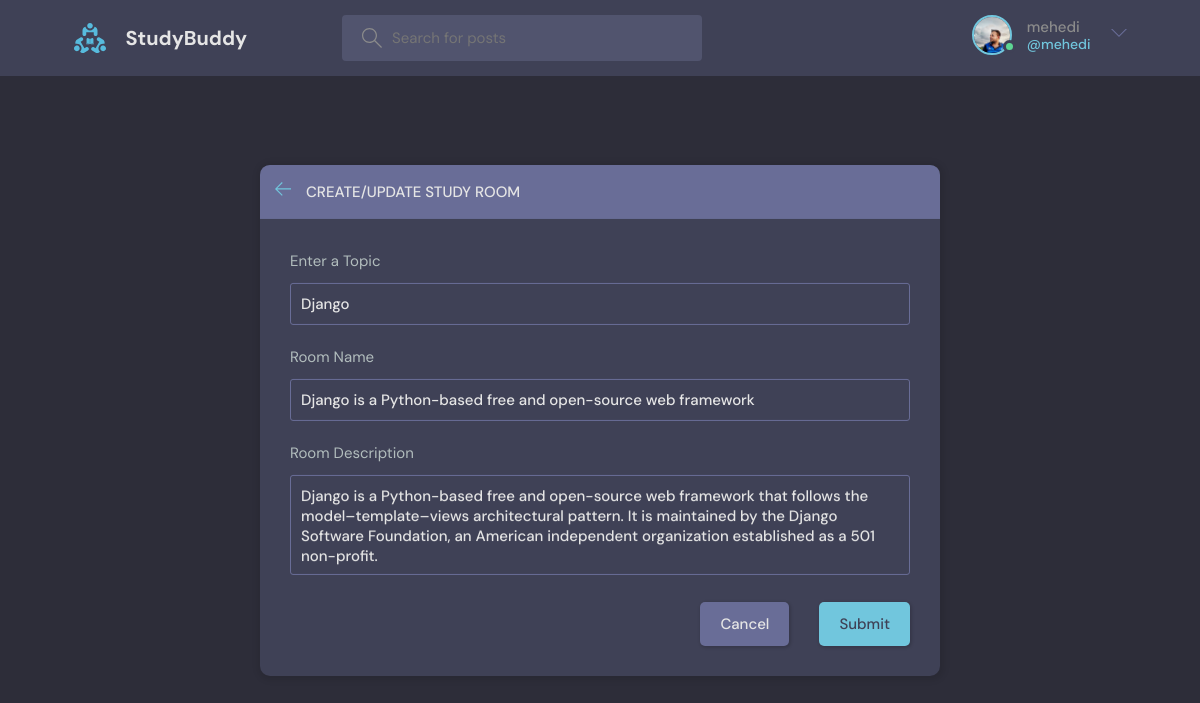
Page /update-room/2/ (signed in) on the committed database.
### base/models.py (models this page shows, shortened)
class User(AbstractUser):
    name = models.CharField(max_length=200,null=True)
    email = models.EmailField(unique=True,null=True)
    bio = models.TextField(null=True)
    avatar = models.ImageField(null=True,default='avatar.svg')
    USERNAME_FIELD = 'email'
    REQUIRED_FIELDS = []

class Room(models.Model):
    host = models.ForeignKey(User, on_delete=models.SET_NULL, null=True)
    topic = models.ForeignKey(Topic, on_delete=models.SET_NULL,null=True)
    name =models.CharField(max_length=200)
    description = models.TextField(null=True,blank=True)
    participants = models.ManyToManyField(User, related_name='participants',blank=True)
    updated = models.DateTimeField(auto_now=True)
    created = models.DateTimeField(auto_now_add=True)
    class Meta:
        ordering = ['-updated','-created']

class Topic(models.Model):
    name = models.CharField(max_length=200)

### base/views.py (the view, shortened to what this page needs)
# urls.py: path('update-room/<str:pk>/', views.updateRoom, name='update-room'),
@login_required(login_url='login')
def updateRoom(request, pk):
    room = Room.objects.get(id=pk)
    form = RoomForm(instance=room)
    topics = Topic.objects.all()
    if request.user != room.host:
        return HttpResponse('You are not allowed here!')
    context = {'form':form,'topics':topics,'room':room}
    return render (request, 'base/room_form.html',context)

### base/forms.py
class RoomForm(ModelForm):
    class Meta:
        model = Room
        fields = '__all__'
        exclude = ['host','participants']

### base/templates/base/room_form.html (shortened to what this page needs)
{% include 'base/main.html' %}
{% block content %}
<main class="create-room layout">
  <div class="container">
    <div class="layout__box">
      <div class="layout__boxHeader">
        <div class="layout__boxTitle">
          <a href="{{request.META.HTTP_REFERER}}">
            <svg version="1.1" xmlns="http://www.w3.org/2000/svg" width="32" height="32" viewBox="0 0 32 32">
              <title>arrow-left</title>
              <path
                d="M13.723 2.286l-13.723 13.714 13.719 13.714 1.616-1.611-10.96-10.96h27.625v-2.286h-27.625l10.965-10.965-1.616-1.607z">
              </path>
            </svg>
          </a>
          <h3>Create/Update Study Room</h3>
        </div>
      </div>
      <div class="layout__body">
        <form class="form" action="" method="POST">
          <div class="form__group">
            <label for="room_topic">Enter a Topic</label>
            <input required type="text" value="{{room.topic.name}}" name="topic" list="topic-list" />
          </div>
          <div class="form__group">
            <label for="room_name">Room Name</label>
            {{form.name}}
          </div>
          <div class="form__group">
            <label for="room_description">Room Description</label>
            {{form.description}}
          </div>
          <div class="form__action">
            <a class="btn btn--dark" href="{{request.META.HTTP_REFERER}}">Cancel</a>
            <button class="btn btn--main" type="submit">Submit</button>
          </div>
        </form>
      </div>
    </div>
  </div>
</main>
{% endblock content %}

### base/templates/base/navbar.html (shortened to what this page needs)
{% load static %}
<header class="header header--loggedIn">
    <div class="container">
        <a href="{% url 'index' %}" class="header__logo">
            <img src="{% static 'images/logo.svg' %}" />
            <h1>StudyBuddy</h1>
        </a>
        <form class="header__search" method="GET" action="{% url 'index' %}">
            <label>
                <input name="q" placeholder="Search for posts" />
            </label>
        </form>
        <nav class="header__menu">
            {% if request.user.is_authenticated %}
            <div class="header__user">
                <a href="">
                    <div class="avatar avatar--medium active">
                        <img src="{{request.user.avatar.url}}" />
                    </div>
                    <p>{{request.user.username}} <span>@{{request.user.username}}</span></p>
                </a>
                <button class="dropdown-button">
                    <svg version="1.1" xmlns="http://www.w3.org/2000/svg" width="32" height="32" viewBox="0 0 32 32">
                        <title>chevron-down</title>
                        <path d="M16 21l-13-13h-3l16 16 16-16h-3l-13 13z"></path>
                    </svg>
                </button>
            </div>
            {% else %}
            <a href="{% url 'login' %}">
                <img src="{% static 'images/avatar.svg' %}" />
                <p>Login</p>
            </a>
            {% endif %}
        </nav>
    </div>
</header>

### rows in the picture
User: user.avatar (picture), user.username "mehedi"
Room: topic "Django", name "Django is a Python-based free and open-source web framework", description "Django is a Python-based free and open-source web framework that follows the model–template–views architectural pattern. It is maintained by the Django Software Foundation, an American independent organization established as a 501 non-profit."
